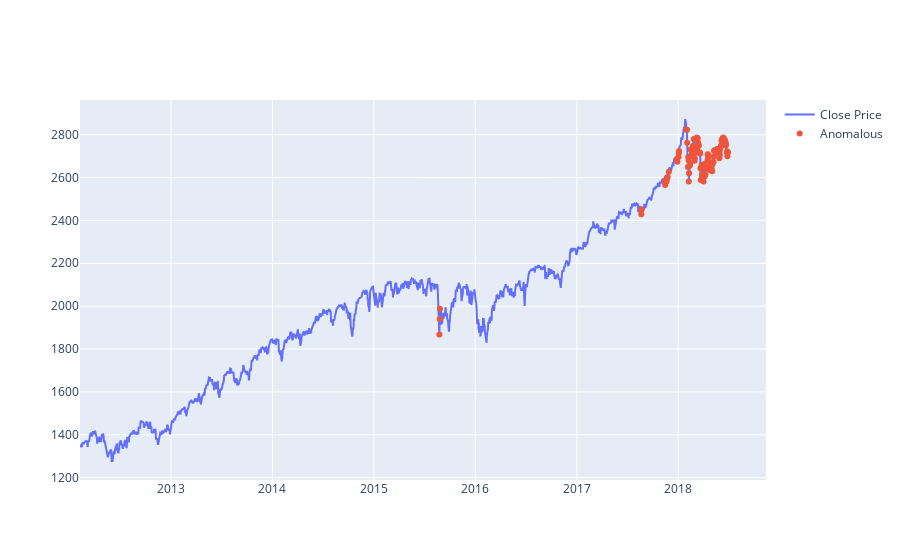

Notebook cell for this chart:
### Code cell
# Visualization of data with the anomalies highlighted. The scale is reversed. 

fig = go.Figure()
fig.add_trace(go.Scatter(x=test[time_steps:].date, y=scaler.inverse_transform(test[time_steps:].close),
                    mode='lines',
                    name='Close Price'))
fig.add_trace(go.Scatter(x=anomalies.date, y=scaler.inverse_transform(anomalies.close),
                    mode='markers',
                    name='Anomalous'))
fig.update_layout(showlegend=True)
fig.show()
